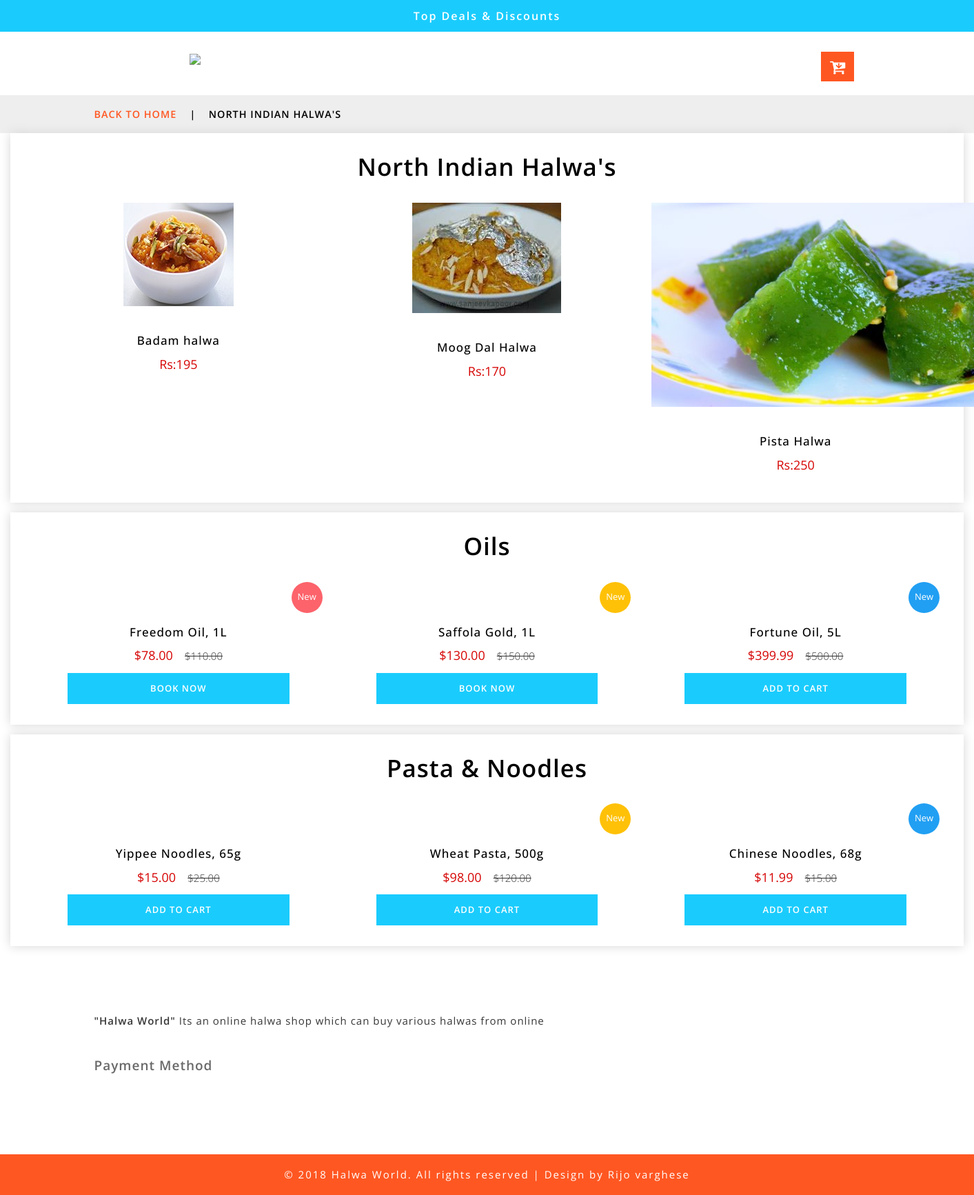
/north1cust.php, run on the app's committed database.
### tables this page shows
CREATE TABLE `tbl_product` (
  `p_id` int(20) NOT NULL,
  `category_id` int(50) NOT NULL,
  `p_name` varchar(100) NOT NULL,
  `p_price` int(50) NOT NULL,
  `p_dec` varchar(255) NOT NULL,
  `p_weight` varchar(100) NOT NULL,
  `max_weight` int(50) NOT NULL,
  `status` int(10) NOT NULL
);

### north1cust.php (the view, shortened to what this page needs)
<!DOCTYPE html>
<html lang="zxx">
<head>
<?php
$i=0;
$con = mysqli_connect("localhost","root","",'new_halwa');
$sql="SELECT * FROM tbl_product WHERE Status='1' AND category_id='1' ORDER BY p_id ASC ";
$result=mysqli_query($con,$sql);
while($row=mysqli_fetch_array($result)){
	$product[$i]=$row['p_id'];
	$i++;
	}
	if($i>0)
	$last=end($product);
$co=0;
?>
	<link href="css/bootstrap.css" rel="stylesheet" type="text/css" media="all" />
	<link href="css/style.css" rel="stylesheet" type="text/css" media="all" />
	<link href="css/font-awesome.css" rel="stylesheet">
	<link href="css/popuo-box.css" rel="stylesheet" type="text/css" media="all" />
	<link rel="stylesheet" type="text/css" href="css/jquery-ui1.css">
</head>
<body>
	<div class="header-most-top">
		<p> Top Deals & Discounts</p>
	</div>
	<div class="header-bot">
		<div class="header-bot_inner_wthreeinfo_header_mid">
			<div class="col-md-4 logo_agile">
				<h1>
					<a href="index.php">
						<img src="images/log.jpg" alt=" ">
					</a>
				</h1>
			</div>
				<div class="top_nav_right">
					<div class="wthreecartaits wthreecartaits2 cart cart box_1">
						<form action="#" method="post" class="last">
							<button class="w3view-cart" type="submit" name="submit" value="">
								<i class="fa fa-cart-arrow-down" aria-hidden="true"></i>
							</button>
						</form>
					</div>
				</div>
				<div class="clearfix"></div>
			</div>
		</div>
		<div class="services-breadcrumb">
		<div class="agile_inner_breadcrumb">
			<div class="container">
				<ul class="w3_short">
					<li>
						<a href="index1.php">Back To Home</a>
						<i>|</i>
					</li>
					<li>North Indian Halwa's</li>
				</ul>
			</div>
		</div>
	</div>
				<div class="agileinfo-ads-display col-md-12">
				<div class="wrapper">
					<div class="product-sec1">
						<h3 class="heading-tittle">North Indian Halwa's</h3>
							<?php
								$cl=$co+15;
								for($j=$co;$j<$cl;$j++)
								{
								$sql="SELECT * FROM tbl_product WHERE status='1' AND p_id='$product[$j]'AND category_id='1'";
								$result=mysqli_query($con,$sql);
				                $row=mysqli_fetch_assoc($result)
								?>
								<?php
									$q=0;
									$sql6="SELECT * FROM tbl_image WHERE p_id='$product[$j]'";
									$result6=mysqli_query($con,$sql6);
				                     while($row6=mysqli_fetch_assoc($result6))
									 {
										 $image[$q]=$row6['image1'];
										 $q++;
									 }
									?>
									<div class="col-md-4 product-men">
							<div class="men-pro-item simpleCart_shelfItem">
								<div class="men-thumb-item">
									<img src=<?php echo $image[0];   ?> alt=""/>
								</div>
								<div class="item-info-product ">
									<h4>
										<a href="#"><?php echo $row['p_name'];?></a>
									</h4>
									<div class="info-product-price">
										<span class="item_price"><?php echo"Rs:". $row['p_price']; ?></span>
									</div>
								</div>
								</div>
						</div>
								<?php
						if($product[$j]==$last){
							break;
						}
				}
				?>
					<div class="clearfix"></div>
					</div>
					<div class="product-sec1">
						<h3 class="heading-tittle">Oils</h3>
						<div class="col-md-4 product-men">
							<div class="men-pro-item simpleCart_shelfItem">
								<div class="men-thumb-item">
									<span class="product-new-top">New</span>
								</div>
								<div class="item-info-product ">
									<h4>
										<a href="single.html">Freedom Oil, 1L</a>
									</h4>
									<div class="info-product-price">
										<span class="item_price">$78.00</span>
										<del>$110.00</del>
									</div>
									<div class="snipcart-details top_brand_home_details item_add single-item hvr-outline-out">
										<form action="#" method="post">
											<fieldset>
												<input type="submit" name="submit" value="BOOK NOW" class="button" />
											</fieldset>
										</form>
									</div>
								</div>
							</div>
						</div>
						<div class="col-md-4 product-men">
							<div class="men-pro-item simpleCart_shelfItem">
								<div class="men-thumb-item">
									<span class="product-new-top">New</span>
								</div>
								<div class="item-info-product ">
									<h4>
										<a href="single.html">Saffola Gold, 1L</a>
									</h4>
									<div class="info-product-price">
										<span class="item_price">$130.00</span>
										<del>$150.00</del>
									</div>
									<div class="snipcart-details top_brand_home_details item_add single-item hvr-outline-out">
										<form action="#" method="post">
											<fieldset>
												<input type="submit" name="submit" value="BOOK NOW" class="button" />
											</fieldset>
										</form>
									</div>
								</div>
							</div>
						</div>
						<div class="col-md-4 product-men">
							<div class="men-pro-item simpleCart_shelfItem">
								<div class="men-thumb-item">
									<span class="product-new-top">New</span>
								</div>
								<div class="item-info-product ">
									<h4>
										<a href="single.html">Fortune Oil, 5L</a>
									</h4>
									<div class="info-product-price">
										<span class="item_price">$399.99</span>
										<del>$500.00</del>
									</div>
									<div class="snipcart-details top_brand_home_details item_add single-item hvr-outline-out">
										<form action="#" method="post">
											<fieldset>
												<input type="submit" name="submit" value="Add to cart" class="button" />
											</fieldset>
										</form>
									</div>
								</div>
							</div>
						</div>
						<div class="clearfix"></div>
					</div>
					<div class="product-sec1">
						<h3 class="heading-tittle">Pasta & Noodles</h3>
						<div class="col-md-4 product-men">
							<div class="men-pro-item simpleCart_shelfItem">
								<div class="men-thumb-item">
								</div>
								<div class="item-info-product ">
									<h4>
										<a href="single.html">Yippee Noodles, 65g</a>
									</h4>
									<div class="info-product-price">
										<span class="item_price">$15.00</span>
										<del>$25.00</del>
									</div>
									<div class="snipcart-details top_brand_home_details item_add single-item hvr-outline-out">
										<form action="#" method="post">
											<fieldset>
												<input type="submit" name="submit" value="Add to cart" class="button" />
											</fieldset>
										</form>
									</div>
								</div>
							</div>
						</div>
						<div class="col-md-4 product-men">
							<div class="men-pro-item simpleCart_shelfItem">
								<div class="men-thumb-item">
									<span class="product-new-top">New</span>
								</div>
								<div class="item-info-product ">
									<h4>
										<a href="single.html">Wheat Pasta, 500g</a>
									</h4>
									<div class="info-product-price">
										<span class="item_price">$98.00</span>
										<del>$120.00</del>
									</div>
									<div class="snipcart-details top_brand_home_details item_add single-item hvr-outline-out">
										<form action="#" method="post">
											<fieldset>
												<input type="submit" name="submit" value="Add to cart" class="button" />
											</fieldset>
										</form>
									</div>
								</div>
							</div>
						</div>
						<div class="col-md-4 product-men">
							<div class="men-pro-item simpleCart_shelfItem">
								<div class="men-thumb-item">
									<span class="product-new-top">New</span>
								</div>
								<div class="item-info-product ">
									<h4>
										<a href="single.html">Chinese Noodles, 68g</a>
									</h4>
									<div class="info-product-price">
										<span class="item_price">$11.99</span>
										<del>$15.00</del>
									</div>
									<div class="snipcart-details top_brand_home_details item_add single-item hvr-outline-out">
										<form action="#" method="post">
											<fieldset>
												<input type="submit" name="submit" value="Add to cart" class="button" />
											</fieldset>
										</form>
									</div>
								</div>
							</div>
						</div>
						<div class="clearfix"></div>
					</div>
					</div>
					</div>
						<div class="clearfix"></div>
	<footer>
		<div class="container">
			<p class="footer-main">
				<span>"Halwa World"</span> Its an online halwa shop which can buy various halwas from online </p>
				<div class="sub-some child-momu">
					<h5>Payment Method</h5>
					<ul>
					</ul>
				</div>
			</div>
	</footer>
	<div class="copy-right">
		<div class="container">
			<p>© 2018 Halwa World. All rights reserved | Design by Rijo  varghese
			</p>
		</div>
	</div>
</body>
</html>

### data on the page
tbl_product: shows a picture, p_name "Badam halwa", p_price "195"
tbl_product: shows a picture, p_name "Moog Dal Halwa", p_price "170"
tbl_product: shows a picture, p_name "Pista Halwa", p_price "250"
